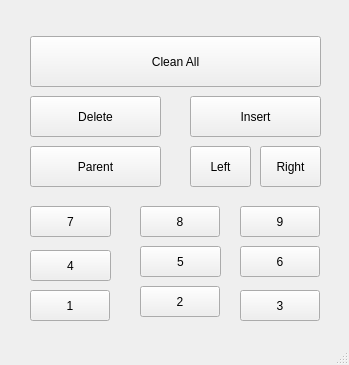
<?xml version="1.0" encoding="UTF-8"?>
<ui version="4.0">
 <class>MainWindow</class>
 <widget class="QMainWindow" name="MainWindow">
  <property name="geometry">
   <rect>
    <x>0</x>
    <y>0</y>
    <width>349</width>
    <height>365</height>
   </rect>
  </property>
  <property name="windowTitle">
   <string>MainWindow</string>
  </property>
  <widget class="QWidget" name="centralwidget">
   <widget class="QPushButton" name="pushButton">
    <property name="geometry">
     <rect>
      <x>30</x>
      <y>36</y>
      <width>291</width>
      <height>51</height>
     </rect>
    </property>
    <property name="text">
     <string>Clean All</string>
    </property>
   </widget>
   <widget class="QPushButton" name="pushButton_2">
    <property name="geometry">
     <rect>
      <x>30</x>
      <y>96</y>
      <width>131</width>
      <height>41</height>
     </rect>
    </property>
    <property name="text">
     <string>Delete</string>
    </property>
   </widget>
   <widget class="QPushButton" name="pushButton_3">
    <property name="geometry">
     <rect>
      <x>190</x>
      <y>96</y>
      <width>131</width>
      <height>41</height>
     </rect>
    </property>
    <property name="text">
     <string>Insert</string>
    </property>
   </widget>
   <widget class="QPushButton" name="pushButton_4">
    <property name="geometry">
     <rect>
      <x>30</x>
      <y>146</y>
      <width>131</width>
      <height>41</height>
     </rect>
    </property>
    <property name="text">
     <string>Parent</string>
    </property>
   </widget>
   <widget class="QPushButton" name="pushButton_5">
    <property name="geometry">
     <rect>
      <x>190</x>
      <y>146</y>
      <width>61</width>
      <height>41</height>
     </rect>
    </property>
    <property name="text">
     <string>Left</string>
    </property>
   </widget>
   <widget class="QPushButton" name="pushButton_6">
    <property name="geometry">
     <rect>
      <x>260</x>
      <y>146</y>
      <width>61</width>
      <height>41</height>
     </rect>
    </property>
    <property name="text">
     <string>Right</string>
    </property>
   </widget>
   <widget class="QPushButton" name="pushButton_7">
    <property name="geometry">
     <rect>
      <x>30</x>
      <y>206</y>
      <width>81</width>
      <height>31</height>
     </rect>
    </property>
    <property name="text">
     <string>7</string>
    </property>
   </widget>
   <widget class="QPushButton" name="pushButton_8">
    <property name="geometry">
     <rect>
      <x>140</x>
      <y>206</y>
      <width>80</width>
      <height>31</height>
     </rect>
    </property>
    <property name="text">
     <string>8</string>
    </property>
   </widget>
   <widget class="QPushButton" name="pushButton_9">
    <property name="geometry">
     <rect>
      <x>240</x>
      <y>206</y>
      <width>80</width>
      <height>31</height>
     </rect>
    </property>
    <property name="text">
     <string>9</string>
    </property>
   </widget>
   <widget class="QPushButton" name="pushButton_10">
    <property name="geometry">
     <rect>
      <x>30</x>
      <y>250</y>
      <width>81</width>
      <height>31</height>
     </rect>
    </property>
    <property name="text">
     <string>4</string>
    </property>
   </widget>
   <widget class="QPushButton" name="pushButton_11">
    <property name="geometry">
     <rect>
      <x>140</x>
      <y>246</y>
      <width>81</width>
      <height>31</height>
     </rect>
    </property>
    <property name="text">
     <string>5</string>
    </property>
   </widget>
   <widget class="QPushButton" name="pushButton_12">
    <property name="geometry">
     <rect>
      <x>240</x>
      <y>246</y>
      <width>80</width>
      <height>31</height>
     </rect>
    </property>
    <property name="text">
     <string>6</string>
    </property>
   </widget>
   <widget class="QPushButton" name="pushButton_13">
    <property name="geometry">
     <rect>
      <x>30</x>
      <y>290</y>
      <width>80</width>
      <height>31</height>
     </rect>
    </property>
    <property name="text">
     <string>1</string>
    </property>
   </widget>
   <widget class="QPushButton" name="pushButton_14">
    <property name="geometry">
     <rect>
      <x>140</x>
      <y>286</y>
      <width>80</width>
      <height>31</height>
     </rect>
    </property>
    <property name="text">
     <string>2</string>
    </property>
   </widget>
   <widget class="QPushButton" name="pushButton_15">
    <property name="geometry">
     <rect>
      <x>240</x>
      <y>290</y>
      <width>80</width>
      <height>31</height>
     </rect>
    </property>
    <property name="text">
     <string>3</string>
    </property>
   </widget>
  </widget>
  <widget class="QStatusBar" name="statusbar"/>
 </widget>
 <resources/>
 <connections/>
</ui>
